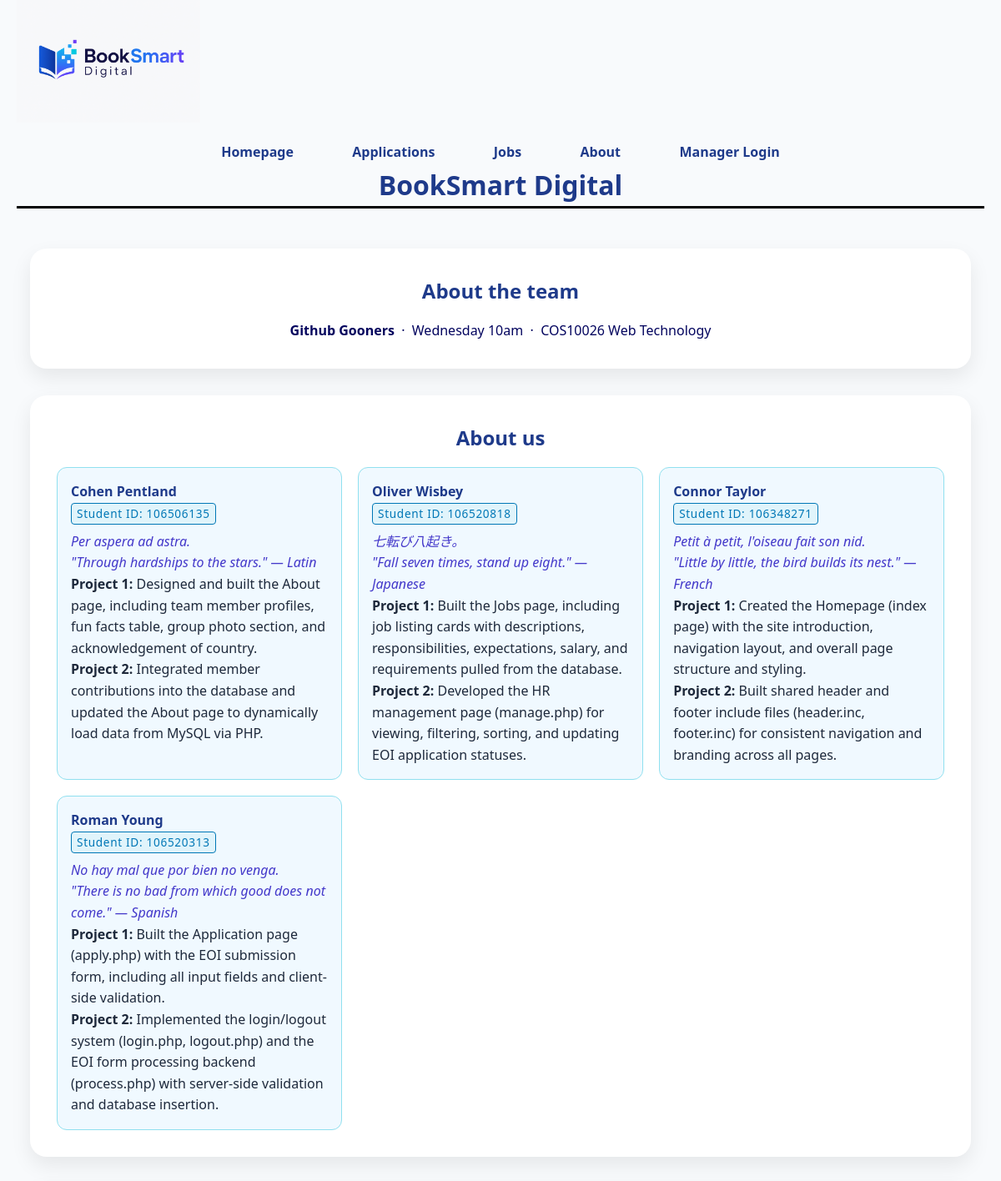
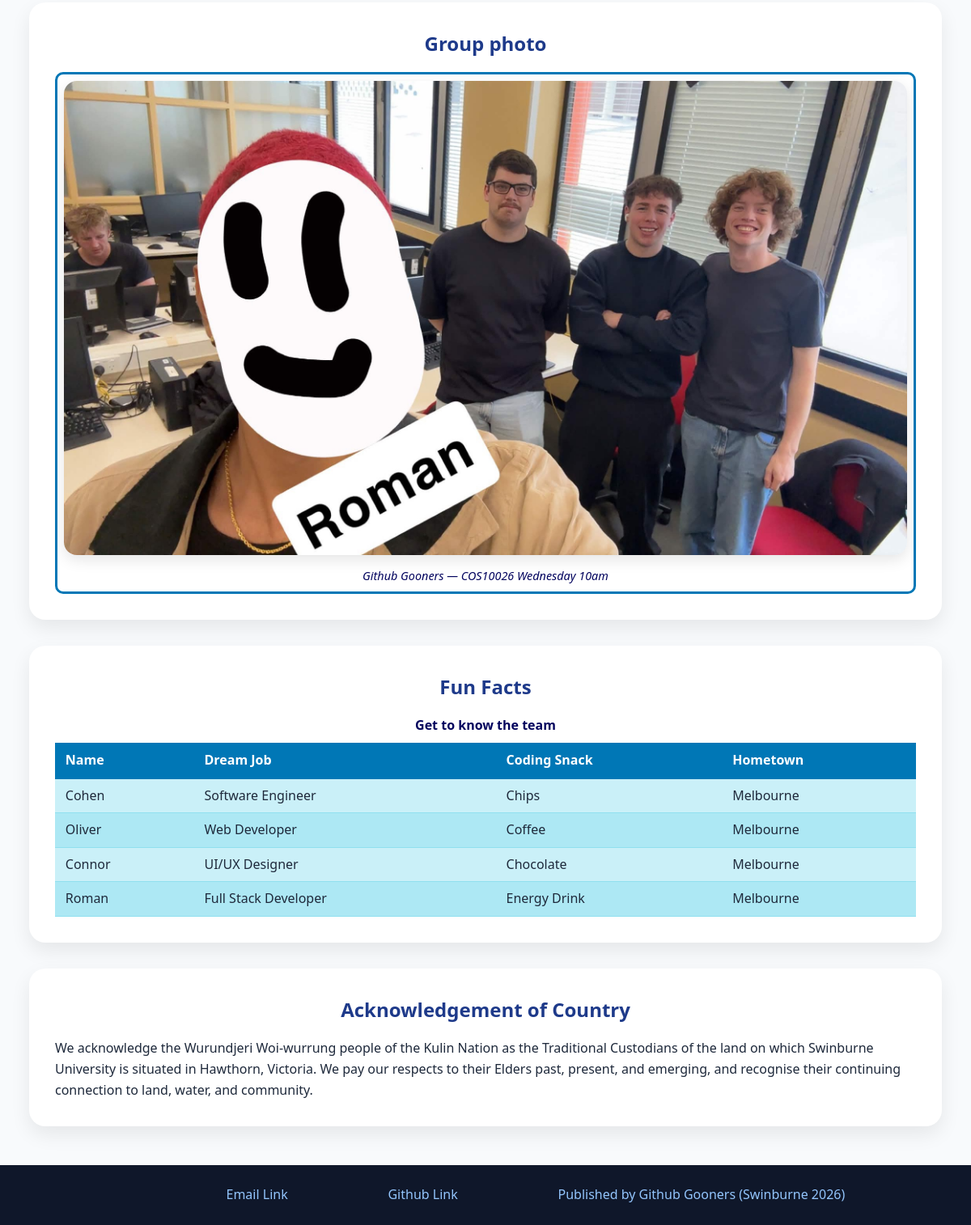
The app's page /pages/about.php with its own data (2 pictures, top to bottom).
### tables this page shows
CREATE TABLE `member_contributions` (
  `id` int(11) NOT NULL,
  `name` varchar(100) NOT NULL,
  `student_id` varchar(20) NOT NULL,
  `quote` text NOT NULL,
  `quote_lang` varchar(10) NOT NULL DEFAULT 'en',
  `quote_translation` text NOT NULL,
  `quote_source` varchar(100) NOT NULL,
  `project1_contribution` text NOT NULL,
  `project2_contribution` text NOT NULL
);

CREATE TABLE `member_fun_facts` (
  `id` int(11) NOT NULL,
  `member_name` varchar(100) NOT NULL,
  `fact_key` varchar(100) NOT NULL,
  `fact_value` varchar(255) NOT NULL,
  `display_order` int(11) NOT NULL DEFAULT 0
);

### pages/about.php (the view, shortened to what this page needs)
<?php
require_once 'settings.php';
$members      = [];
$content      = [];
$fun_facts    = [];
$fact_columns = [];
$db_error     = "";
$conn = @mysqli_connect($host, $user, $pwd, $sql_db);
if (!$conn) {
    $db_error = "Connection failed: " . mysqli_connect_error();
} else {
    $r1 = @mysqli_query($conn, "SELECT * FROM member_contributions ORDER BY id");
    if (!$r1) {
        $db_error = "Query failed: " . mysqli_error($conn);
    } else {
        while ($row = mysqli_fetch_assoc($r1)) {
            $members[] = $row;
        }
    }
    $r2 = @mysqli_query($conn, "SELECT content_key, content_value FROM about_content");
    if ($r2) {
        while ($row = mysqli_fetch_assoc($r2)) {
            $content[$row['content_key']] = $row['content_value'];
        }
    }
    $r3 = @mysqli_query($conn,
        "SELECT member_name, fact_key, fact_value FROM member_fun_facts ORDER BY display_order ASC, member_name ASC");
    if ($r3) {
        while ($row = mysqli_fetch_assoc($r3)) {
            $name = $row['member_name'];
            $key  = $row['fact_key'];
            if (!isset($fun_facts[$name])) {
                $fun_facts[$name] = [];
            }
            $fun_facts[$name][$key] = $row['fact_value'];
            if (!in_array($key, $fact_columns)) {
                $fact_columns[] = $key;
            }
        }
    }
}
$group_name    = $content['group_name']               ?? 'Our Group';
$class_time    = $content['class_time']               ?? '';
$unit          = $content['unit']                     ?? '';
$photo_caption = $content['group_photo_caption']      ?? '';
$aoc_text      = $content['acknowledgement_of_country'] ?? '';
?>
<!DOCTYPE html>
<html lang="en">
<head>
    <link rel="stylesheet" href="../styles/styles.css">
</head>
<body>
<?php
if (!@include('../IncFiles/header.inc')) {
    echo '<p style="color:red;">Header include failed</p>';
}
?>
    <main>
        <div class="about-container">
            <section class="aboutboxes" style="flex: 1 1 100%; max-width: 100%;">
                <h1>About the team</h1>
                <p style="text-align:center; color:#03045E;">
                    <strong><?php echo htmlspecialchars($group_name); ?></strong>
                    &nbsp;·&nbsp; <?php echo htmlspecialchars($class_time); ?>
                    &nbsp;·&nbsp; <?php echo htmlspecialchars($unit); ?>
                </p>
            </section>
            <section class="aboutboxes" style="flex: 1 1 100%; max-width: 100%;">
                <h1>About us</h1>
                <?php if ($db_error): ?>
                    <p style="color:red;"><?php echo htmlspecialchars($db_error); ?></p>
                <?php elseif (!empty($members)): ?>
                <div style="display:grid; grid-template-columns: repeat(auto-fit, minmax(260px, 1fr)); gap:1.2rem; margin-top:0.5rem;">
                    <?php foreach ($members as $m): ?>
                    <dl class="member" style="margin:0; padding:1rem; background:#f0f9ff; border-radius:12px; border:1px solid #90E0EF;">
                        <dt><?php echo htmlspecialchars($m['name']); ?></dt>
                        <dt><span class="student-id">Student ID: <?php echo htmlspecialchars($m['student_id']); ?></span></dt>
                        <dd class="quote">
                            <span lang="<?php echo htmlspecialchars($m['quote_lang']); ?>"><?php echo htmlspecialchars($m['quote']); ?></span><br>
                            <em><?php echo htmlspecialchars($m['quote_translation']); ?></em> — <?php echo htmlspecialchars($m['quote_source']); ?>
                        </dd>
                        <dd><strong>Project 1:</strong> <?php echo htmlspecialchars($m['project1_contribution']); ?></dd>
                        <dd><strong>Project 2:</strong> <?php echo htmlspecialchars($m['project2_contribution']); ?></dd>
                    </dl>
                    <?php endforeach; ?>
                </div>
                <?php else: ?>
                    <p>No member contributions found in the database.</p>
                <?php endif; ?>
            </section>
            <section class="aboutboxes" style="flex: 1 1 100%; max-width: 100%;">
                <h1>Group photo</h1>
                <figure>
                    <img class="group-photo" src="../Images/Groupphoto.jpg" alt="Team group photo">
                    <figcaption><?php echo htmlspecialchars($photo_caption); ?></figcaption>
                </figure>
            </section>
            <section class="aboutboxes" style="flex: 1 1 100%; max-width: 100%;">
                <h1>Fun Facts</h1>
                <?php if (!empty($fun_facts) && !empty($fact_columns)): ?>
                <table class="fun-facts-table">
                    <caption>Get to know the team</caption>
                    <thead>
                        <tr>
                            <th>Name</th>
                            <?php foreach ($fact_columns as $col): ?>
                                <th><?php echo htmlspecialchars($col); ?></th>
                            <?php endforeach; ?>
                        </tr>
                    </thead>
                    <tbody>
                        <?php foreach ($fun_facts as $name => $facts): ?>
                        <tr>
                            <td><?php echo htmlspecialchars($name); ?></td>
                            <?php foreach ($fact_columns as $col): ?>
                                <td><?php echo htmlspecialchars(isset($facts[$col]) ? $facts[$col] : '—'); ?></td>
                            <?php endforeach; ?>
                        </tr>
                        <?php endforeach; ?>
                    </tbody>
                </table>
                <?php else: ?>
                    <p>No fun facts available.</p>
                <?php endif; ?>
            </section>
            <section class="aboutboxes" style="flex: 1 1 100%; max-width: 100%;">
                <h1>Acknowledgement of Country</h1>
                <p><?php echo htmlspecialchars($aoc_text); ?></p>
            </section>
        </div>
    </main>
<?php include '../IncFiles/footer.inc'; ?>
</body>
</html>

### styles/styles.css (style rules this page uses)
* { margin: 0; padding: 0; box-sizing: border-box; }
body { font-family: "Segoe UI", Arial, sans-serif; background: #F8FAFC; color: #1E293B; line-height: 1.6; padding-left: 20px; padding-right: 20px; }
h1 { color: #1E3A8A; }
.about-container { display: flex; justify-content: center; gap: 2rem; flex-wrap: wrap; max-width: 1200px; margin: 3rem auto; padding: 0 1rem; }
.aboutboxes { background: white; padding: 2rem; flex: 1 1 400px; border-radius: 20px; box-shadow: 0 10px 25px rgba(0,0,0,0.08); transition: transform 0.3s ease; }
.aboutboxes h1 { text-align: center; margin-bottom: 1rem; }
.member { background: #F8FAFC; border-left: 5px solid #2563EB; border-radius: 12px; padding: 1rem; margin-bottom: 1rem; }
.member dt { font-weight: 700; color: #1E3A8A; }
.member .quote { color: #4338CA; font-style: italic; margin-top: 0.5rem; }
.group-photo { width: 100%; border-radius: 16px; box-shadow: 0 6px 18px rgba(0,0,0,0.1); }

### pages/about.php (style rules this page uses)
.student-id { font-size: 0.85em; color: #0077B6; font-weight: normal; letter-spacing: 0.05em; background-color: #e0f4fb; display: inline-block; padding: 1px 6px; border-radius: 4px; border: 1px solid #0077B6; }
figure { border: 3px solid #0077B6; border-radius: 10px; padding: 0.5em; margin: 0; background-color: #fff; }
figcaption { text-align: center; font-style: italic; color: #03045E; margin-top: 0.4em; font-size: 0.9em; }
.fun-facts-table { width: 100%; border-collapse: collapse; margin-top: 0.5em; }
.fun-facts-table caption { font-size: 1em; font-weight: bold; color: #03045E; margin-bottom: 0.5em; }
.fun-facts-table th { background-color: #0077B6; color: #ffffff; padding: 0.6em 0.8em; text-align: left; }
.fun-facts-table td { background-color: #CAF0F8; padding: 0.5em 0.8em; border-bottom: 1px solid #90E0EF; }
.fun-facts-table tr:nth-child(even) td { background-color: #ADE8F4; }

### records on screen
member_contributions: name "Cohen Pentland", student "106506135", quote "Per aspera ad astra.", quote_translation "\"Through hardships to the stars.\"", quote_source "Latin", project1_contribution "Designed and built the About page, including team member profiles, fun facts table, group photo section, and acknowledgement of country.", project2_contribution "Integrated member contributions into the database and updated the About page to dynamically load data from MySQL via PHP."
member_contributions: name "Oliver Wisbey", student "106520818", quote "七転び八起き。", quote_translation "\"Fall seven times, stand up eight.\"", quote_source "Japanese", project1_contribution "Built the Jobs page, including job listing cards with descriptions, responsibilities, expectations, salary, and requirements pulled from the database.", project2_contribution "Developed the HR management page (manage.php) for viewing, filtering, sorting, and updating EOI application statuses."
member_contributions: name "Connor Taylor", student "106348271", quote "Petit à petit, l'oiseau fait son nid.", quote_translation "\"Little by little, the bird builds its nest.\"", quote_source "French", project1_contribution "Created the Homepage (index page) with the site introduction, navigation layout, and overall page structure and styling.", project2_contribution "Built shared header and footer include files (header.inc, footer.inc) for consistent navigation and branding across all pages."
member_contributions: name "Roman Young", student "106520313", quote "No hay mal que por bien no venga.", quote_translation "\"There is no bad from which good does not come.\"", quote_source "Spanish", project1_contribution "Built the Application page (apply.php) with the EOI submission form, including all input fields and client-side validation.", project2_contribution "Implemented the login/logout system (login.php, logout.php) and the EOI form processing backend (process.php) with server-side validation and database insertion."
member_fun_facts: member_name "Roman", col "Full Stack Developer", col "Energy Drink", col "Melbourne"

### other values on screen
$group_name "Github Gooners"
$class_time "Wednesday 10am"
$unit "COS10026 Web Technology"
$photo_caption "Github Gooners — COS10026 Wednesday 10am"
$col "Dream Job"
$col "Coding Snack"
$col "Hometown"
$name "Cohen"
isset($facts[$col]) ? $facts[$col] : '—' "Software Engineer"
isset($facts[$col]) ? $facts[$col] : '—' "Chips"
isset($facts[$col]) ? $facts[$col] : '—' "Melbourne"
$name "Oliver"
isset($facts[$col]) ? $facts[$col] : '—' "Web Developer"
isset($facts[$col]) ? $facts[$col] : '—' "Coffee"
$name "Connor"
